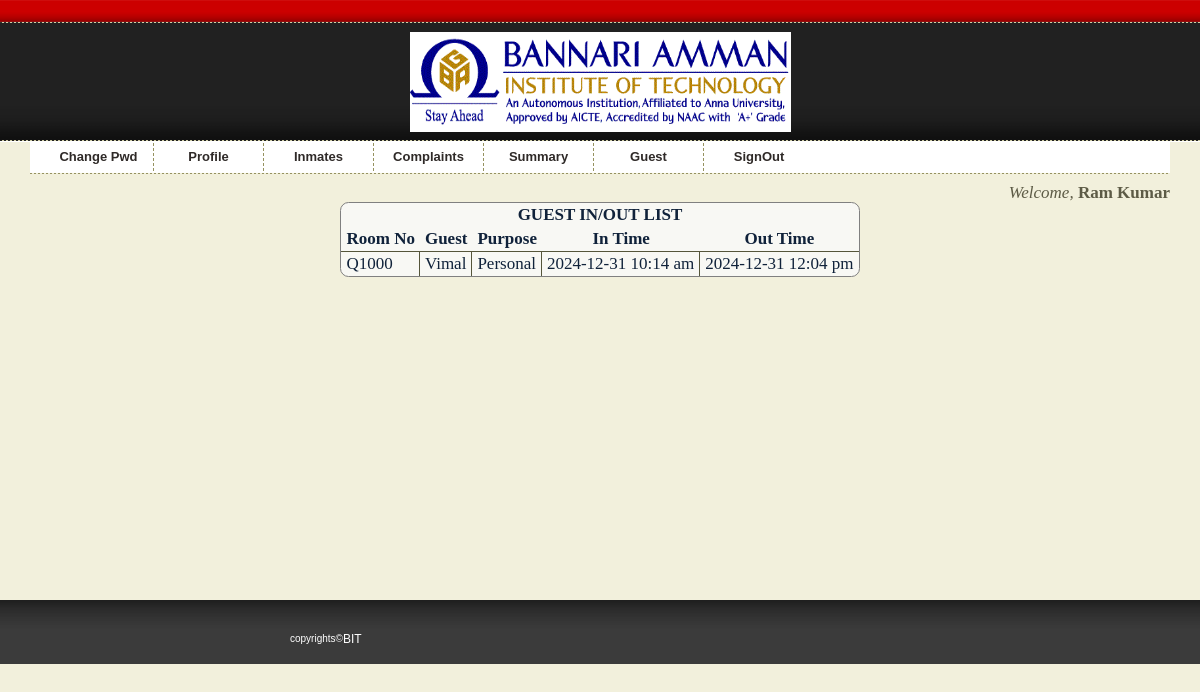
Screenshot of /eguest.php (signed in) with the database file from the repository.
### tables this page shows
CREATE TABLE IF NOT EXISTS `guest` (
  `id` int(11) NOT NULL AUTO_INCREMENT,
  `roomno` varchar(50) NOT NULL,
  `gname` varchar(100) NOT NULL,
  `purpose` varchar(1000) NOT NULL,
  `intime` varchar(100) NOT NULL,
  `outtime` varchar(100) NOT NULL,
  PRIMARY KEY (`id`),
  UNIQUE KEY `id` (`id`)
);

### eguest.php (the view, shortened to what this page needs)
<?php
include './empheader.php';
$result = mysqli_query($link, "select * from guest where roomno=(select roomno from roomallot where userid='$_SESSION[userid]')");
    echo "<table class='report_tab'><thead><tr><th colspan='5'>GUEST IN/OUT LIST<tr>";
    echo "<tr><th>Room No<th>Guest<th>Purpose<th>In Time<th>Out Time<tbody>";
    while($row=  mysqli_fetch_row($result)) {
	echo "<tr>";
	    echo "<td>$row[1]<td>$row[2]<td>$row[3]<td>$row[4]<td>$row[5]";
    }
    echo "</tbody></table>";
include './footer.php';
?>

### pstyle.css (style rules this page uses)
body { margin:0px; padding:0px; background:url(images/main-bg.gif) 0 0 repeat-x #F2F0DC; color:#5D5B46; font:17px/18px Georgia, "Times New Roman", Times, serif; }
table.report_tab { border-spacing: 0; border: solid thin gray; margin: auto; background-color: rgba(250,250,250,0.8); border-radius: 0.5em; color: #10223a; }
table.report_tab th, table.report_tab td { padding: 3px 5px; }
table.report_tab thead tr { border-bottom: solid thin #55553a; }
table.report_tab thead tr:last-child th { border-bottom: solid thin #55553a; }
table.report_tab tbody tr td, table.report_tab tbody tr th { border-right:solid thin #55553a; }
table.report_tab tbody tr td:last-child { border-right: none; }

### rows the page displays
guest: roomno "Q1000", gname "Vimal", purpose "Personal", intime "2024-12-31 10:14 am", outtime "2024-12-31 12:04 pm"

### other values shown
$_SESSION['ename'] "Ram Kumar"
